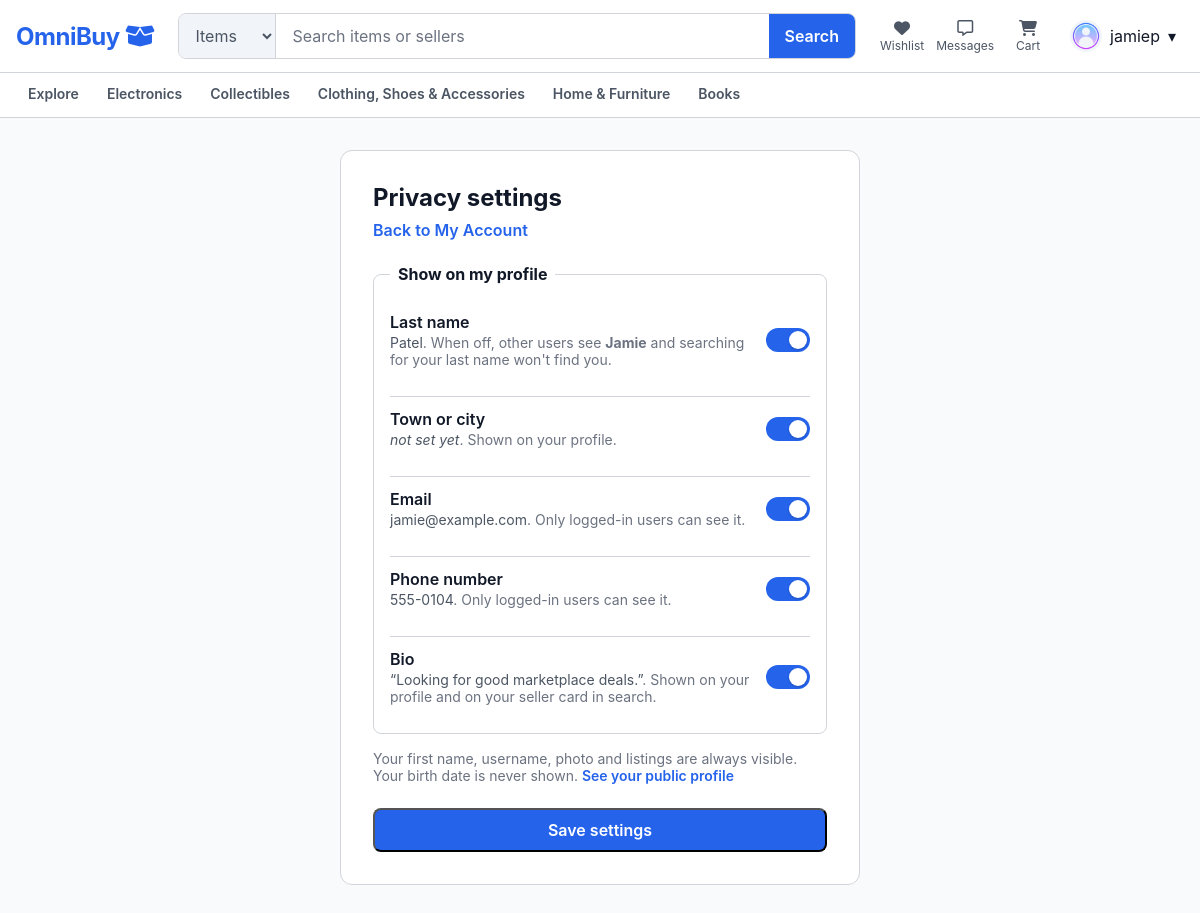
Screenshot of /pages/privacy-settings.php (signed in) with the database file from the repository.
### tables this page shows
CREATE TABLE users (
    user_id BIGINT UNSIGNED NOT NULL AUTO_INCREMENT PRIMARY KEY,
    created_at TIMESTAMP NOT NULL DEFAULT CURRENT_TIMESTAMP,
    first_name VARCHAR(100) NOT NULL,
    last_name VARCHAR(100) NOT NULL,
    username VARCHAR(100) NOT NULL,
    email VARCHAR(255) NOT NULL,
    password_hash VARCHAR(255) NOT NULL,
    is_email_verified BOOLEAN NOT NULL DEFAULT FALSE,
    phone_number VARCHAR(20) NOT NULL,
    birth_date DATE NOT NULL,
    profile_image_url VARCHAR(2000) NULL,
    bio TEXT NULL DEFAULT NULL,
     
    city VARCHAR(100) NULL DEFAULT NULL,
    is_last_name_hidden BOOLEAN NOT NULL DEFAULT FALSE,
     
    is_city_hidden BOOLEAN NOT NULL DEFAULT FALSE,
    is_email_hidden BOOLEAN NOT NULL DEFAULT FALSE,
    is_phone_hidden BOOLEAN NOT NULL DEFAULT FALSE,
    is_bio_hidden BOOLEAN NOT NULL DEFAULT FALSE,
    account_status ENUM(
        'active',
        'suspended',
        'restricted',
         
        'deleted'
    ) NOT NULL
        DEFAULT 'active',
    
    UNIQUE KEY uq_users_username (username),
    UNIQUE KEY uq_users_email (email)
);

### includes/auth.php (called while the page is built, shortened)
<?php
function isLoggedIn(): bool
{
    return isset($_SESSION['user_id']);
}
function currentUser(): ?array
{
    return [
        'user_id' => (int) $_SESSION['user_id'],
        'username' => (string) ($_SESSION['username'] ?? ''),
        'avatar_url' => (string) ($_SESSION['avatar_url'] ?? AUTH_DEFAULT_AVATAR),
        'is_seller' => (bool) ($_SESSION['is_seller'] ?? false),
    ];
}

### includes/account.php (called while the page is built, shortened)
<?php
require_once __DIR__ . '/auth.php';
function loadAccount(PDO $pdo, int $userId): ?array
{
    $stmt = $pdo->prepare('
        SELECT
            user_id, first_name, last_name, username, email, phone_number,
            birth_date, profile_image_url, bio, city, created_at,
            ' . implode(', ', PRIVACY_SETTINGS) . '
        FROM users
        WHERE user_id = :id
    ');
    $stmt->execute(['id' => $userId]);
    $account = $stmt->fetch();
    $account['user_id'] = (int) $account['user_id'];
    foreach (PRIVACY_SETTINGS as $column) {
        $account[$column] = (bool) $account[$column];
    }
    return $account;
}

### public/pages/privacy-settings.php (the view, shortened to what this page needs)
<?php
require_once __DIR__ . '/../../includes/account.php';
require __DIR__ . '/../../db_connect.php';
$account = loadAccount($pdo, currentUser()['user_id']);
$notSet = '<span class="privacy-toggle__empty">not set yet</span>';
$toggles = [
    'last_name' => [
        'label' => 'Last name',
        'value' => htmlspecialchars($account['last_name']),
        'hint' => 'When off, other users see <strong>' . htmlspecialchars($account['first_name'])
            . '</strong> and searching for your last name won\'t find you.',
    ],
    'city' => [
        'label' => 'Town or city',
        'value' => $account['city'] !== null ? htmlspecialchars($account['city']) : $notSet,
        'hint' => 'Shown on your profile.',
    ],
    'email' => [
        'label' => 'Email',
        'value' => htmlspecialchars($account['email']),
        'hint' => 'Only logged-in users can see it.',
    ],
    'phone' => [
        'label' => 'Phone number',
        'value' => $account['phone_number'] !== '' ? htmlspecialchars($account['phone_number']) : $notSet,
        'hint' => 'Only logged-in users can see it.',
    ],
    'bio' => [
        'label' => 'Bio',
        'value' => $account['bio'] !== null
            ? '“' . htmlspecialchars(mb_strimwidth(preg_replace('/\s+/u', ' ', $account['bio']), 0, 60, '…')) . '”'
            : $notSet,
        'hint' => 'Shown on your profile and on your seller card in search.',
    ],
];
include __DIR__ . '/../components/header.php';
?>
<link rel="stylesheet" href="/assets/css/auth.css">
<section class="shell auth-page">
  <div class="auth-card">
    <h1>Privacy settings</h1>
    <p class="auth-card__subtitle"><a href="/pages/account.php">Back to My Account</a></p>
    <form class="auth-form" method="post" action="/pages/privacy-settings.php">
      <fieldset class="auth-fieldset">
        <legend>Show on my profile</legend>
        <?php foreach ($toggles as $setting => $toggle): ?>
          <?php $isShown = !$account[PRIVACY_SETTINGS[$setting]]; ?>
          <div class="privacy-toggle">
            <div class="privacy-toggle__text">
              <label class="privacy-toggle__label" for="show_<?= $setting ?>"><?= $toggle['label'] ?></label>
              <p class="auth-field__hint" id="show_<?= $setting ?>_hint">
                <span class="privacy-toggle__value"><?= $toggle['value'] ?></span>. <?= $toggle['hint'] ?>
              </p>
            </div>
            <input class="privacy-switch" type="checkbox" role="switch" value="1"
              id="show_<?= $setting ?>" name="show_<?= $setting ?>" aria-describedby="show_<?= $setting ?>_hint"
              <?= $isShown ? ' checked' : '' ?>>
          </div>
        <?php endforeach; ?>
      </fieldset>
      <p class="auth-field__hint">
        Your first name, username, photo and listings are always visible. Your birth date is never shown.
        <a class="privacy-profile-link" href="/pages/profile.php?id=<?= $account['user_id'] ?>">See your public profile</a>
      </p>
      <button class="button button--primary auth-form__submit" type="submit">Save settings</button>
    </form>
  </div>
</section>
<?php include __DIR__ . '/../components/footer.php'; ?>

### public/assets/css/omnibuy-design-tokens.css (style rules this page uses)
:root { --color-primary: #2563EB; --color-primary-hover: #1D4ED8; --color-primary-light: #DBEAFE; --color-navy: #183B6B; --color-background: #F8FAFC; --color-surface: #FFFFFF; --color-surface-secondary: #F1F5F9; --color-border: #D1D5DB; --color-text: #111827; --color-text-secondary: #4B5563; --color-text-muted: #6B7280; --color-success: #2E7D32; --color-warning: #B26A00; --color-danger: #C62828; --font-ui: "Inter", system-ui, -apple-system, BlinkMacSystemFont, "Segoe UI", Arial, sans-serif; --radius-input: 8px; --radius-button: 8px; --radius-card: 12px; --radius-modal: 16px; --space-1: 4px; --space-2: 8px; --space-3: 12px; --space-4: 16px; --space-6: 24px; --space-8: 32px; --space-12: 48px; }

### public/assets/css/shared-navigation.css (style rules this page uses)
*, *::before, *::after { box-sizing: border-box; }
body { margin: 0; color: var(--color-text); background: var(--color-background); font-family: var(--font-ui); }
a { color: inherit; text-decoration: none; }
button, input, select { font: inherit; }
.shell { width: min(1180px, calc(100% - 32px)); margin-inline: auto; }
.button { min-height: 44px; display: inline-flex; align-items: center; justify-content: center; padding: 0 var(--space-4); border-radius: var(--radius-button); font-weight: 600; }
.button--primary { background: var(--color-primary); color: #fff; }

### public/assets/css/auth.css (style rules this page uses)
.auth-page { display: flex; justify-content: center; padding-block: var(--space-8); }
.auth-card { width: 100%; max-width: 520px; padding: var(--space-8); background: var(--color-surface); border: 1px solid var(--color-border); border-radius: var(--radius-card); }
.auth-card h1 { margin: 0 0 var(--space-2); }
.auth-card__subtitle { margin: 0 0 var(--space-6); color: var(--color-text-secondary); }
.auth-card__subtitle a { color: var(--color-primary); font-weight: 600; }
.auth-form { display: flex; flex-direction: column; gap: var(--space-4); }
.auth-fieldset { display: flex; flex-direction: column; gap: var(--space-4); margin: 0; padding: var(--space-4); border: 1px solid var(--color-border); border-radius: var(--radius-input); }
.auth-fieldset legend { padding-inline: var(--space-2); font-weight: 700; }
.auth-field__hint { margin: 0; font-size: 0.875rem; color: var(--color-text-muted); }
.auth-form__submit { width: 100%; margin-top: var(--space-2); }
.privacy-toggle { display: flex; align-items: center; justify-content: space-between; gap: var(--space-4); padding-block: var(--space-3); }
.privacy-toggle + .privacy-toggle { border-top: 1px solid var(--color-border); }
.privacy-toggle__text { min-width: 0; }
.privacy-toggle__label { font-weight: 600; }
.privacy-toggle .auth-field__hint { margin: 2px 0 0; }
.privacy-toggle__value { color: var(--color-text-secondary); overflow-wrap: anywhere; }
.privacy-toggle__empty { font-style: italic; }
.privacy-switch { flex: none; appearance: none; position: relative; width: 44px; height: 24px; margin: 0; border-radius: 999px; background: var(--color-border); cursor: pointer; transition: background 150ms ease; }
.privacy-switch::before { content: ""; position: absolute; top: 3px; left: 3px; width: 18px; height: 18px; border-radius: 50%; background: #fff; box-shadow: 0 1px 2px rgb(15 23 42 / 0.25); transition: transform 150ms ease; }
.privacy-switch:checked { background: var(--color-primary); }
.privacy-switch:checked::before { transform: translateX(20px); }
.privacy-profile-link { color: var(--color-primary); font-weight: 600; }

### rows the page displays
users: is_last_name_hidden "☑", is_city_hidden "☑", is_email_hidden "☑", is_phone_hidden "☑", is_bio_hidden "☑"

### other values shown
$currentUser['username'] "jamiep"
$toggle['label'] "Last name"
$toggle['value'] "Patel"
$toggle['hint'] "When off, other users see Jamie and searching for your last name won't find you."
$toggle['label'] "Town or city"
$toggle['hint'] "Shown on your profile."
$toggle['label'] "Email"
$toggle['value'] "jamie@example.com"
$toggle['hint'] "Only logged-in users can see it."
$toggle['label'] "Phone number"
$toggle['value'] "555-0104"
$toggle['label'] "Bio"
$toggle['value'] "“Looking for good marketplace deals.”"
$toggle['hint'] "Shown on your profile and on your seller card in search."
